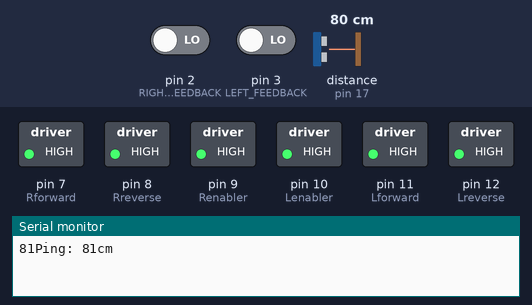
Bench run of a sketch on a simulated Arduino Uno, built with avr-gcc and run on an emulated ATmega328P. Shown: switched loads named in the sketch (green lamp = pin HIGH), the last lines printed to the serial monitor. The inputs (shaded band) are chosen by the test bench; at power-on: pin 2 (RIGHT_FEEDBACK) LOW, pin 3 (LEFT_FEEDBACK) LOW, distance to the obstacle (sensor on pin 17) 80 cm. The echo pulse lasts 58.3 µs per cm.

Above: at 0.5 s.
At 11.0 s:
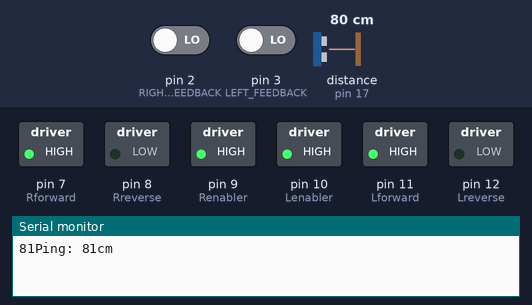
At 22.4 s:
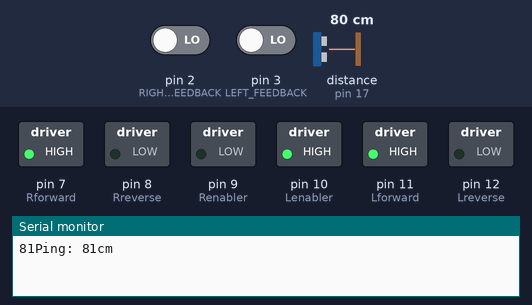
At 46.9 s:
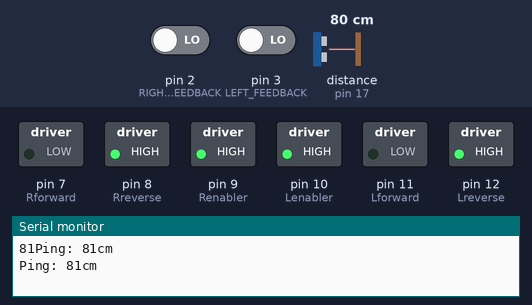
Timing chart, 0 to 50.5 s (numbered marks = the images above):
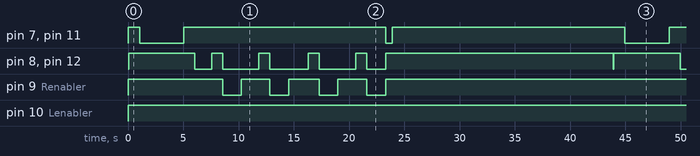

The sketch:

presentation.ino
```cpp
#include <NewPing.h>

#define TRIGGER_PIN  13  // Arduino pin tied to trigger pin on the ultrasonic sensor.
#define ECHO_PIN     17  // Arduino pin tied to echo pin on the ultrasonic sensor.
#define MAX_DISTANCE 200 // Maximum distance we want to ping for (in centimeters). Maximum sensor distance is rated at 400-500cm.
NewPing sonar(TRIGGER_PIN, ECHO_PIN, MAX_DISTANCE); // NewPing setup of pins and maximum distance.

const int LEFT_FEEDBACK = 3                                                                                                                                                                                                                                                                                                                                                                                                                                                                                                                                                          ;
const int RIGHT_FEEDBACK = 2;
volatile int leftcounter = 0;
volatile int rightcounter = 0;
int Lforward = 11;
int Lreverse = 12;
int Rreverse = 8;
int Lenabler = 10;
int Renabler = 9;
int Rforward = 7;

int Lspeed = 255;
int Rspeed = 255;


//setup function runs once when you press reset or power the board
void setup()
{
  pinMode(Lreverse, OUTPUT);
  pinMode(Lforward, OUTPUT);
  pinMode(Rforward, OUTPUT);
  pinMode(Renabler, OUTPUT);
  pinMode(Lenabler, OUTPUT);
  pinMode(Rreverse, OUTPUT);
  Serial.begin(115200);
  attachInterrupt(digitalPinToInterrupt(LEFT_FEEDBACK), LeftMotorISR, RISING);
  attachInterrupt(digitalPinToInterrupt(RIGHT_FEEDBACK), RightMotorISR, RISING);
  Serial.begin(115200);
  Serial.print(sonar.ping_cm());
}

void loop () {
  forward(0);
  delay(33);
  // Wait 50ms between pings (about 20 pings/sec). 29ms should be the shortest delay between pings.
  Serial.print("Ping: ");
  Serial.print(sonar.ping_cm()); // Send ping, get distance in cm and print result (0 = outside set distance range)
  Serial.println("cm");

  if( (sonar.ping_cm() > 15) and (sonar.ping_cm() > 0)) {
    Stop(1000);
    reverse(4000);
    Stop(1000);
    forward(1500);
    Stop(1000);
    right(1700);
    forward(1590);
    Stop(1000);
    right(1700);
    forward(1750);
    Stop(1000);
    right(1700);
    forward(1600);
    Stop(1000);
    right(1700);
    reverse(600);
    Stop(20000);


  }


}
void forward(int Delay) {
  analogWrite(Renabler, Rspeed);
  analogWrite(Lenabler, Lspeed);
  digitalWrite(Rforward, HIGH);
  digitalWrite(Lforward, HIGH);
  digitalWrite(Rreverse, LOW);
  digitalWrite(Lreverse, LOW);
  delay(Delay);
}

void Stop(int Delay) {
  digitalWrite(Renabler, HIGH);
  digitalWrite(Lenabler, HIGH);
  digitalWrite(Rforward, HIGH);
  digitalWrite(Lforward, HIGH);
  digitalWrite(Rreverse, HIGH);
  digitalWrite(Lreverse, HIGH);
  delay(Delay);
}

void right(int Delay) {
  analogWrite(Renabler, 0);
  analogWrite(Lenabler, 255);
  digitalWrite(Rforward, HIGH);
  digitalWrite(Lforward, HIGH);
  digitalWrite(Rreverse, LOW);
  digitalWrite(Lreverse, LOW);
  delay(Delay);
}

void left(int Delay) {
  analogWrite(Renabler, 255);
  analogWrite(Lenabler, 0);
  digitalWrite(Rforward, HIGH);
  digitalWrite(Lforward, HIGH);
  digitalWrite(Rreverse, LOW);
  digitalWrite(Lreverse, LOW);
  delay(Delay);
}

void reverse(int Delay) {
  digitalWrite(Renabler, HIGH);
  digitalWrite(Lenabler, HIGH);
  digitalWrite(Rforward, LOW);
  digitalWrite(Lforward, LOW);
  digitalWrite(Rreverse, HIGH);
  digitalWrite(Lreverse, HIGH);
  delay(Delay);
}

void LeftMotorISR() {
  leftcounter++;
}

void RightMotorISR() {
  rightcounter++;
}
```

Measured:
- by itself, pin 7 (Rforward), pin 11 (Lforward): repeats every 43.9 s: LOW 4.0 s, HIGH 18.2 s, LOW 0.60 s, HIGH 21.0 s
- by itself, pin 9 (Renabler): repeats every 43.9 s: LOW 1.7 s, HIGH 2.6 s, LOW 1.7 s, HIGH 2.8 s, LOW 1.7 s, HIGH 2.6 s, LOW 1.7 s, HIGH 29.1 s
- by itself, pin 10 (Lenabler): LOW → HIGH at 0.01 s
- by itself, pin 8 (Rreverse), pin 12 (Lreverse): repeats every 43.9 s: LOW 1.5 s, HIGH 1.0 s, LOW 3.3 s, HIGH 1.0 s, LOW 3.5 s, HIGH 1.0 s, LOW 3.3 s, HIGH 1.0 s, LOW 1.7 s, HIGH 20.6 s, LOW 0.05 s, HIGH 6.0 s
